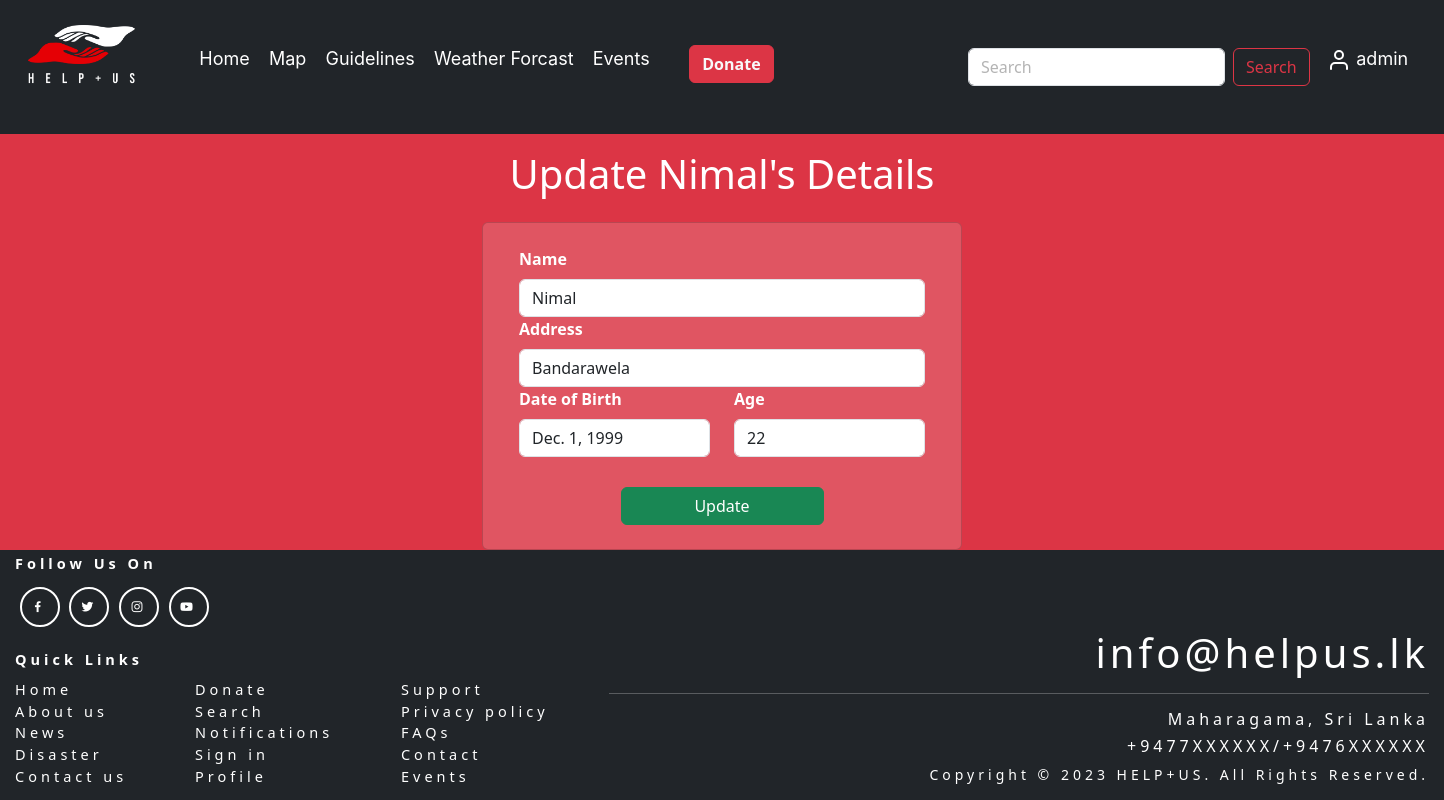
Screenshot of /app/refugeeupdateview/1 (signed in) with the database file from the repository.
### app/models.py (models this page shows)
class Refugee(models.Model):
    name = models.CharField(max_length=45)
    address = models.CharField(max_length=45)
    dob = models.DateField('2002/09/01',null=False)
    age = models.IntegerField(22,null=False)
    class Meta:
        permissions = [("print_refugee", "Can print refugee")]

### app/views.py (the view)
# urls.py: path('refugeeupdateview/<int:pk>', RefugeeUpdateView.as_view(), name='refugee_update'),
class RefugeeUpdateView(PermissionRequiredMixin, UpdateView):
    permission_required = 'app.update_refugee'
    model = Refugee
    fields = '__all__'
    template_name_suffix = "_update"
    success_url = '../../app/refugeelistview'

### app/templates/app/refugee_update.html (shortened to what this page needs)
<!DOCTYPE html>
<html>
  {% extends "base.html" %}
  {% block content %}
  <head>
    <link
      href="https://cdn.jsdelivr.net/npm/bootstrap@5.3.0-alpha3/dist/css/bootstrap.min.css"
      rel="stylesheet"
    />
  </head>
  <body class="bg-danger">
    {% load static %}
    <div>
      <div>
        <h1 class="p-3 g-col-6 text-center text-white">
          Update {{refugee.name}}'s Details
        </h1>
      </div>
      <div
        class="card w-50 mb-6 container"
        style="max-width: 30rem; background-color: rgba(245, 245, 245, 0.164)"
      >
        <div class="container-fluid p-4">
          <form method="POST">
            <div>
              <label class="form-label text-white fw-semibold">Name</label>
              <input
                value="{{refugee.name}}"
                name="name"
                class="form-control"
                placeholder="Sarah"
              />
            </div>
            <div>
              <label class="form-label text-white fw-semibold">Address</label>
              <input
                value="{{refugee.address}}"
                name="address"
                class="form-control"
                placeholder="Colombo"
              />
            </div>
            <div class="row">
              <div class="col">
                <label class="form-label text-white fw-semibold"
                  >Date of Birth</label
                >
                <input
                  value="{{refugee.dob}}"
                  name="dob"
                  class="form-control"
                  placeholder="12/02/2001"
                />
              </div>
              <div class="col">
                <label class="form-label text-white fw-semibold">Age</label>
                <input
                  value="{{refugee.age}}"
                  name="age"
                  class="form-control"
                  placeholder="22"
                />
              </div>
            </div>
            <div class="d-grid gap-2 col-6 mx-auto" style="margin-top: 30px">
              <input class="btn btn-success" type="submit" value="Update" />
            </div>
          </form>
        </div>
      </div>
    </div>
  </body>
  {% endblock %}

### app/templates/base.html (shortened to what this page needs)
{% load static %}
<!DOCTYPE html>
<html lang="en">
<head>
    <link href="https://cdn.jsdelivr.net/npm/bootstrap@5.3.1/dist/css/bootstrap.min.css" rel="stylesheet"
>
    <link rel="stylesheet" href="https://unpkg.com/leaflet@1.9.4/dist/leaflet.css" />
    <link rel="stylesheet" href="https://cdn.jsdelivr.net/npm/leaflet.locatecontrol@0.79.0/dist/L.Control.Locate.min.css" />
    <link rel="stylesheet" href="https://unpkg.com/leaflet-control-geocoder/dist/Control.Geocoder.css" />
    <link href='https://unpkg.com/boxicons@2.0.7/css/boxicons.min.css' rel='stylesheet'>
    <link rel="stylesheet" href="{% static 'css/style.css' %}">
</head>
<body>
    <nav class="navbar navbar-expand-lg sticky-top bg-dark" style="font-size: 18px;">
        <div class="m-3">
            <div class="d-flex">
                <div class="container-fluid" >
                    <a class="navbar-brand" href="{% url 'home' %}">
                        <img src="{% static 'app/images/helpus.png'%}" alt="Logo" width="auto" height="60"
                            class="d-inline-block align-text-top">
                    </a>
                </div>
                <div class="d-flex justify-content-evenly">
                    <div class="m-3" style="word-wrap: break-word; white-space: nowrap;">
                        <ul class="navbar-nav me-auto mb-2 mb-lg-0">
                            <li class="nav-item">
                                <a class="nav-item" style="font-family:inter" aria-current="page" href="{% url 'home' %}">Home</a>
                            </li>
                            <li class="nav-item">
                                <a id="map-link" class="nav-item" style="font-family: inter" aria-current="page" href="{% url 'map' %}">Map</a>
                            </li>
                            <li class="nav-item">
                                <a class="nav-item" href="{% url 'guidelines'%}" style="font-family:inter">Guidelines</a>
                            </li>
                            <li class="nav-item dropdown" style="font-family:inter">
                                <a class="nav-item" href="#" role="button" data-bs-toggle="dropdown"
                                    aria-expanded="false">
                                    Weather Forcast</a>
                            </li>
                            <li class="nav-item dropdown" style="font-family:inter">
                                <a class="nav-item" href="#" role="button" data-bs-toggle="dropdown"
                                    aria-expanded="false">
                                    Events
                                </a>
                            </li>
                            <li class="nav-donate">
                                <button class="btn btn-danger">
                                    <a class="link-light fw-semibold" href="../donate" style="text-decoration: none;">Donate</a>
                                </button>
                            </li>
                            <div class="m-2" style="width: 33rem; padding-left: 80px;">
                                <span class="d-flex justify-content-end">
                                    <form class="d-flex " role="search">
                                        <input class="form-control me-2" type="search" placeholder="Search" aria-label="Search">
                                        <button class="btn btn-outline-danger" type="submit">Search</button>
                                    </form>
                                </span>
                            </div>
                            <li class="nav-item dropdown" style="font-family:inter">
                                <a class="nav-item" href="#" role="button" data-bs-toggle="dropdown"
                                    aria-expanded="false">
                                    <svg xmlns="http://www.w3.org/2000/svg" width="24" height="24" viewBox="0 0 24 24" fill="none" stroke="currentColor" stroke-width="2" stroke-linecap="round" stroke-linejoin="round" class="feather feather-user">
                                        <path d="M20 21v-2a4 4 0 0 0-4-4H8a4 4 0 0 0-4 4v2"></path>
                                        <circle cx="12" cy="7" r="4"></circle>
                                    </svg>
                                    {{user.username}}</a>
                            </li>
                        </ul>
                    </div>
                </div>
            </div>
        </div>
    </nav>
    {% block content%}
    {% endblock%}
    <footer style="font-size: 14.5px;">
        <section style="text-align: left; margin-left:12px; width: max-content; float:left;">
            <div>
                <div><b>Follow Us On</b></div>
                <div class = "social-links">
                    <a href = "#"><i class='bx bxl-facebook'></i></a>
                    <a href = "#"><i class='bx bxl-twitter'></i></a>
                    <a href = "#"><i class='bx bxl-instagram'></i></a>
                    <a href = "#"><i class='bx bxl-youtube'></i></a>
                </div>
            </div>
            <div>
                <span><b>Quick Links</b></span>
            </div>
            <div style="width: fit-content; float: left; margin-top: 8px;">
                <div style="display: inline-block; margin-right: 60px; text-align: justify;">
                    <a href="#" style="color: white; text-decoration: none;">Home</a><br>
                    <a href="#" style="color: white; text-decoration: none;">About us</a><br>
                    <a href="#" style="color: white; text-decoration: none;">News</a><br>
                    <a href="#" style="color: white; text-decoration: none;">Disaster</a><br>
                    <a href="#" style="color: white; text-decoration: none;">Contact us</a>
                </div>
                <div style="display: inline-block; margin-right: 60px; text-align: justify;">
                    <a href="#" style="color: white; text-decoration: none;">Donate</a><br>
                    <a href="#" style="color: white; text-decoration: none;">Search</a><br>
                    <a href="#" style="color: white; text-decoration: none;">Notifications</a><br>
                    <a href="#" style="color: white; text-decoration: none;">Sign in</a><br>
                    <a href="#" style="color: white; text-decoration: none;">Profile</a>
                </div>
                <div style="display: inline-block; margin-right: 60px; text-align: justify;">
                    <a href="#" style="color: white; text-decoration: none;">Support</a><br>
                    <a href="#" style="color: white; text-decoration: none;">Privacy policy</a><br>
                    <a href="#" style="color: white; text-decoration: none;">FAQs</a><br>
                    <a href="#" style="color: white; text-decoration: none;">Contact</a><br>
                    <a href="#" style="color: white; text-decoration: none;">Events</a>
                </div>
             </div>
            </section>
            <section style="text-align: right; margin-right: 12px; margin-top: 76px;">
                <h1>info@helpus.lk</h1>
                <hr>
                <h6>Maharagama, Sri Lanka</h6>
                <h6>+9477XXXXXX/+9476XXXXXX</h6>
                <span style="font-size: 14px;">Copyright © 2023 HELP+US. All Rights Reserved.</span>
            </section>
    </footer>
</body>
</html>

### app/static/css/style.css (style rules this page uses)
.nav-item { flex: 1; text-align: center; padding: 0.3rem; cursor: pointer; transition: background-color 0.5s ease, color 0.5s ease; text-decoration: none; color:white ; margin-bottom: -10px; }
.nav-donate { padding-left: 30px; padding-top: 5px; }
footer { background: var(--exDark); color: #fff; text-align: center; padding: 2rem 0; }
.social-links { display: flex; justify-content: center; margin-bottom: 1.4rem; }
.social-links a { border: 2px solid #fff; color: #fff; display: block; width: 40px; height: 40px; display: flex; justify-content: center; align-items: center; border-radius: 50%; text-decoration: none; margin: 0 0.3rem; transition: all 0.5s ease; }

### app/templates/base.html (style rules this page uses)
body { display: flex; flex-direction: column; min-height: 100vh; margin: 0; }
footer { padding: 3px; background-color:#212529; color: white; height:250px; letter-spacing: 4px; margin-top: auto; }
.social-links { margin-top: 12px; display: flex; justify-content: left; margin-bottom: 1.4rem; }
.social-links a { border: 2px solid #fff; color: #fff; display: block; width: 40px; height: 40px; display: flex; justify-content: center; align-items: center; border-radius: 50%; text-decoration: none; margin: 0 0.3rem; transition: all 0.5s ease; }

### app/templates/app/refugee_update.html (style rules this page uses)
.form-control::placeholder { color: rgba(5, 5, 5, 0.301); }

### rows the page displays
Refugee: name "Nimal", address "Bandarawela", dob "Dec. 1, 1999", age "22"

### other values shown
{{ user.username }} "admin"
